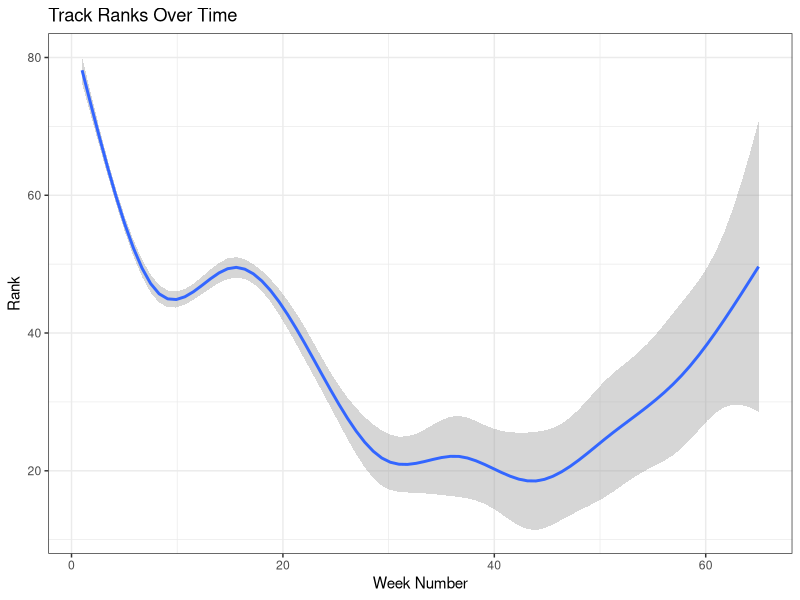
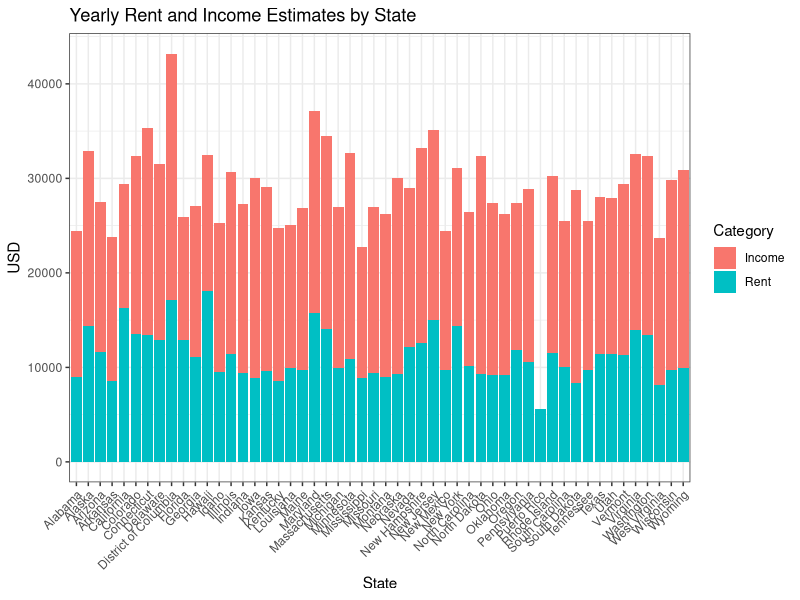
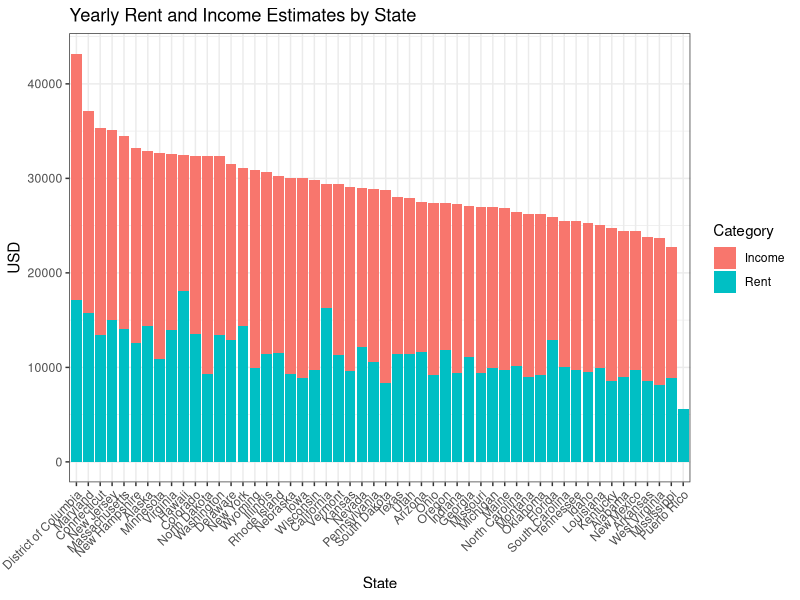
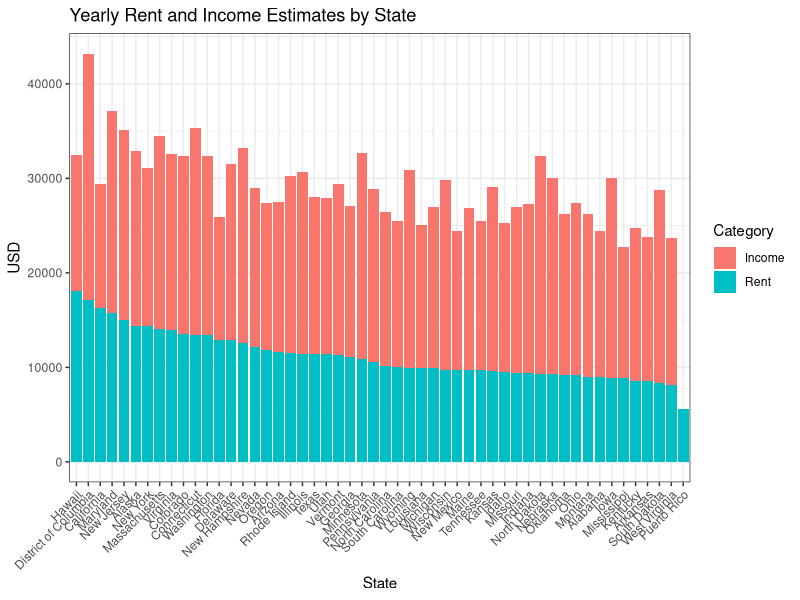

R code for these plots, in order:
# next tuesday ----

# pivot tables
# facet wrap

library(tidyverse)

#pivoting longer
billboard_long <- billboard %>% pivot_longer(cols = starts_with("wk"),
                           names_to = "week_number",
                           values_to = "rank")


#removing wk from week number
billboard_long$week_number = gsub("wk", "", billboard_long$week_number)

billboard_long$week_number = as.numeric(billboard_long$week_number)

billboard_long %>% 
  ggplot(aes(x = week_number, y = rank)) +
  geom_smooth() +
  labs(title = "Track Ranks Over Time",
       x = "Week Number",
       y = "Rank") +
  theme_bw()


# pivoting wider
us_rent_income_wide <- us_rent_income %>% pivot_wider(
    names_from = variable,
    values_from = c(estimate, moe)
  )

#creating new column that is rent over the year
us_rent_income_wide$rent_year = us_rent_income_wide$estimate_rent * 12



us_rent_income_wide %>% 
  ggplot(aes(x=NAME)) +
  geom_col(aes(y=estimate_income, fill = "Income")) +
  geom_col(aes(y=rent_year,fill = "Rent")) +
  labs(title = "Yearly Rent and Income Estimates by State",
       x = "State",
       y = "USD",
       fill = "Category") +
  theme_bw() +
  theme(axis.text.x = element_text(angle = 45, hjust = 1))

us_rent_income_wide %>% 
  ggplot(aes(x=reorder(NAME, -estimate_income))) +
  geom_col(aes(y=estimate_income, fill = "Income")) +
  geom_col(aes(y=rent_year,fill = "Rent")) +
  labs(title = "Yearly Rent and Income Estimates by State",
       x = "State",
       y = "USD",
       fill = "Category") +
  theme_bw() +
  theme(axis.text.x = element_text(angle = 45, hjust = 1))


us_rent_income_wide %>% 
  ggplot(aes(x=reorder(NAME, -rent_year))) +
  geom_col(aes(y=estimate_income, fill = "Income")) +
  geom_col(aes(y=rent_year,fill = "Rent")) +
  labs(title = "Yearly Rent and Income Estimates by State",
       x = "State",
       y = "USD",
       fill = "Category") +
  theme_bw() +
  theme(axis.text.x = element_text(angle = 45, hjust = 1))




# create function that removes any NA values in a vector

vect <- c(sample(1:10),NA,sample(1:5),NA)

remove_na <- function(x){
  na_index = is.na(x)
  x[!na_index]}

remove_na(vect)

